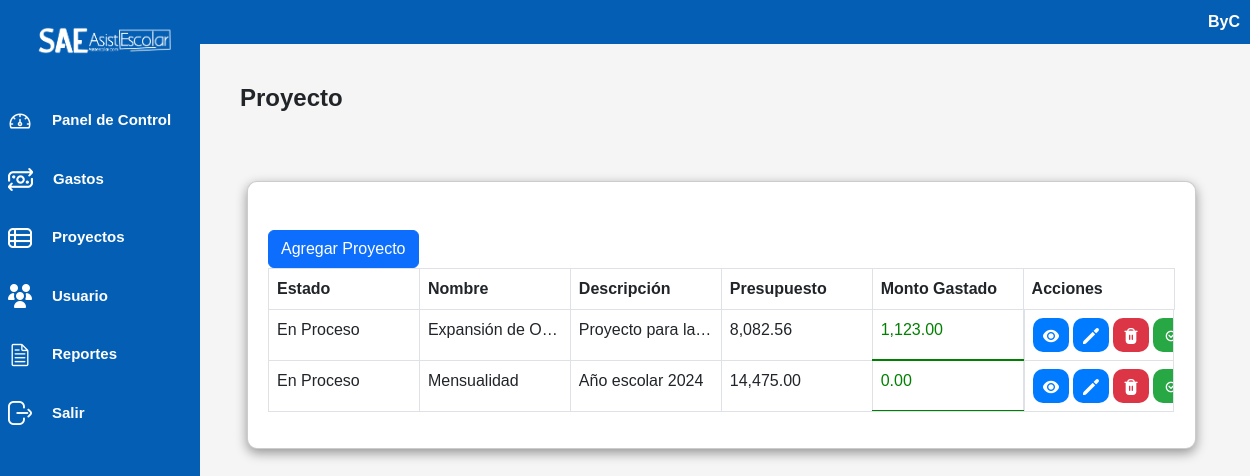
Screenshot of /controlador/proyecto_controlador.php (signed in) with the database file from the repository.
### tables this page shows
CREATE TABLE `proyecto` (
  `ID_Proyecto` int(11) NOT NULL,
  `Nombre` varchar(50) NOT NULL,
  `Descripcion` varchar(100) NOT NULL,
  `Estado` tinyint(1) NOT NULL DEFAULT 1
);

### controlador/proyecto_controlador.php (called while the page is built, shortened)
<?php
require_once("../modelo/proyecto_modelo.php");
$objProyecto = new Proyecto();
$data = $objProyecto->buscarTodos();
$dataAux = $objProyecto->buscarPresupuesto();
$dataPresupuesto = array(); foreach($dataAux as $c ){ $dataPresupuesto[ $c['id_proyecto'] ][] = $c['monto_presupuesto']; }
$dataAux = $objProyecto->obtenerListaGastos();
$dataGasto = array(); foreach($dataAux as $c ){ $dataGasto[ $c['ID_Proyecto'] ][] = $c['Monto_Gasto']; }
require_once("vista_controlador.php");
$idRol = isset($_SESSION['ID_Rol']) ? $_SESSION['ID_Rol'] : 0;
require_once("../vista/proyecto_vista.php");

### modelo/conexionPDO.php (called while the page is built, shortened)
<?php
    class Conexion {
        private $conexion;
        function __construct(){
            $servidor="localhost";
            $usuarioBD="root";
            $claveBD="";
            $bd="fiscor";
            try {
                $this->conexion=new PDO("mysql:host=$servidor;dbname=$bd",$usuarioBD,$claveBD);
                $this->conexion->setAttribute(PDO::ATTR_ERRMODE,PDO::ERRMODE_EXCEPTION);
            }
            catch(PDOException $fallo){
                die ("La conexion ha fallado.".$fallo->getMessage());
            }
        }
        public function conectar(){
            return $this->conexion;
        }
    }
?>

### modelo/proyecto_modelo.php (called while the page is built, shortened)
<?php
require_once("../modelo/conexionPDO.php");
class Proyecto {
    private $conexion;
    public function __construct() {
        $this->conexion = new Conexion();
        $this->conexion = $this->conexion->conectar();
    }
    public function buscarTodos() {
        try {
            $sql = "SELECT *
                    FROM proyecto";
            $stmt = $this->conexion->prepare($sql);
            $stmt->execute();
            return $stmt->fetchAll(PDO::FETCH_ASSOC);
        } catch (PDOException $e) {
            error_log("Error al buscar todos los Proyectos: " . $e->getMessage(), 0);
            return array();
        }
    }
    public function buscarPresupuesto() {
        try {
            $sql = "SELECT item.id_item, item.ID_Categoria, presupuesto.id_proyecto, presupuesto.monto_presupuesto
                    FROM item, presupuesto
                    WHERE item.id_item = presupuesto.id_item";
            $stmt = $this->conexion->prepare($sql);
            $stmt->execute();
            return $stmt->fetchAll(PDO::FETCH_ASSOC);
        } catch (PDOException $e) {
            error_log("Error al buscar todos los Proyectos: " . $e->getMessage(), 0);
            return array();
        }
    }
    public function obtenerListaGastos() {
        try {
            $sql = "SELECT * FROM gasto";
            $stmt = $this->conexion->prepare($sql);
            $stmt->execute();
            return $stmt->fetchAll(PDO::FETCH_ASSOC);
        } catch (PDOException $e) {
            error_log("Error al buscar todos los gastos: " . $e->getMessage(), 0);
            return array();
        }
    }
}

### vista/proyecto_vista.php (the view, shortened to what this page needs)
<!DOCTYPE html>
<html lang="en">
<head>
    <link rel="stylesheet" href="../vista/css/bootstrap.min.css">
    <link rel="stylesheet" href="../vista/css/dataTables.bootstrap5.css">
    <link rel="stylesheet" type="text/css" href="../vista/css/estilosinicio.css">
</head>
<body>
    <div class="contenedor">
        <div class="barra-lateral" id="barra-lateral">
        </div>
        <div class="contenido">
            <h1>Proyecto</h1>
        </div>
    </div>
    <div class="container">
        <div class="contenedor-categoria px-6 pt-5">
            <div id="tabla_div">
                <div class="row">
                    <div class="col-sm-3">
                        <a href="#" class="modal_abrir btn btn-primary" onClick="agregarProyecto();">Agregar Proyecto</a>
                    </div>
                    <div class="table-container">
                        <table id="tabla" class="table table-bordered table-responsive" style="width:100%">
                            <thead>
                                <tr>
                                    <th>Estado</th>
                                    <th>Nombre</th>
                                    <th>Descripción</th>
                                    <th>Presupuesto</th>
                                    <th>Monto Gastado</th>
                                    <th>Acciones</th>
                                </tr>
                            </thead>
                            <tbody>
                            <?php
                                if (isset($data) && is_array($data)) {
                                    foreach ($data as $row) {
                                    $row['monto_presupuesto'] = 0.00;
                                    if (isset($dataPresupuesto[$row['ID_Proyecto']])) {
                                        $row['monto_presupuesto'] = array_sum($dataPresupuesto[$row['ID_Proyecto']]);
                                    }
                                    $row['monto_gastado'] = 0.00;
                                    if (isset($dataGasto[$row['ID_Proyecto']])) {
                                        $row['monto_gastado'] = array_sum($dataGasto[$row['ID_Proyecto']]);
                                    }
                                    $borderStyle = $row['monto_gastado'] > $row['monto_presupuesto']
                                        ? 'border-bottom: 2px solid red; color: red;'
                                        : 'border-bottom: 2px solid green; color: green;';
                                    $descripcionStyle = 'max-width: 10px; overflow: hidden; text-overflow: ellipsis; white-space: nowrap;';
                                    echo "<tr>";
                                    $estado = ($row['Estado'] == 0) ? 'Inactivo' : (($row['Estado'] == 1) ? 'En Proceso' : 'Finalizado');
                                    echo "<td>" . $estado . "</td>";
                                    echo "<td>" . $row['Nombre'] . "</td>";
                                    echo "<td style='$descripcionStyle'>" . $row['Descripcion'] . "</td>";
                                    echo "<td>" . number_format($row['monto_presupuesto'], 2) . "</td>";
                                    echo "<td style='$borderStyle'>" . number_format($row['monto_gastado'], 2) . "</td>";
                                    echo "<td class='d-flex justify-content-between' style='width: 100%'>";
                                    if ($row['Estado'] == 2) {
                                        echo "<a href='../controlador/categoria_controlador.php?idProyecto=" . $row['ID_Proyecto'] . "' class='btn-azul me-1'><img src='../vista/img/ojo.png' alt='ojo'></a>";
                                        if ($idRol == 1) {
                                            echo "<a href='?finalizare=" . $row['ID_Proyecto'] . "' class='btn-verde me-1'><img src='../vista/img/finalizar.png' alt='finalizar'></a>";
                                        }
                                    } else {
                                        if ($idRol == 1) {
                                            echo "<a href='../controlador/categoria_controlador.php?idProyecto=" . $row['ID_Proyecto'] . "' class='btn-azul me-1'><img src='../vista/img/ojo.png' alt='ojo'></a>";
                                            echo "<a onClick='buscarProyecto(this)' class='btn-azul me-1' data-id='" . $row['ID_Proyecto'] . "' data-estado='" . $row['Estado'] . "' data-nombre='" . $row['Nombre'] . "' data-descripcion='" . $row['Descripcion'] . "'><img src='../vista/img/editar.png' alt='editar'></a>";
                                            echo "<a href='?eliminarId=" . $row['ID_Proyecto'] . "' class='btn-rojo me-1'><img src='../vista/img/eliminar.png' alt='eliminar'></a>";
                                            echo "<a href='?finalizare=" . $row['ID_Proyecto'] . "' class='btn-verde me-1'><img src='../vista/img/finalizar.png' alt='finalizar'></a>";
                                        }
                                    }
                                    echo "</td>";
                                    echo "</tr>";
                                    }
                                } else {
                                    echo "<tr><td colspan='6'>No hay datos disponibles.</td></tr>";
                                }
                            ?>
                            </tbody>
                        </table>
                    </div>
                </div>
            </div>
        </div>
    </div>
</body>
</html>

### vista/css/estilosinicio.css (style rules this page uses)
body { margin: 0; font-family: 'Poppins', sans-serif !important; background-color: #f5f5f5; }
table { table-layout: fixed; width: 100%; }
td { overflow: hidden; text-overflow: ellipsis; white-space: nowrap; }
.contenedor { display: flex; flex-direction: row; flex-wrap: wrap; margin-left: 200px; }
.contenido { padding: 40px; width: 90%; }
.px-6 { margin: 0 auto; max-width: 2000px; max-height: 1000px; }
.contenedor-categoria, .contenedor-usuario { background-color: white; border: 1px solid rgba(0.1, 0.1, 0.1, 0.2); padding: 20px; box-shadow: 0 4px 12px rgba(0, 0, 0, 0.4); border-radius: 10px; width: 85%; max-width: 1200px; margin: 20px auto; margin-left: 135px; }
.container { margin-left: 100px; }
.barra-lateral { width: 200px; height: 100%; background-color: #045fb4; position: fixed; top: 0; left: 0; overflow-x: hidden; padding-top: 20px; transition: width 0.3s; z-index: 1000; }
h1 { font-size: 24px; font-weight: bold; }
.btn-azul { background-color: #007bff; color: white; border: none; padding: 5px 10px; cursor: pointer; border-radius: 10px; }
.btn-rojo { background-color: #dc3545; color: white; border: none; padding: 5px 10px; cursor: pointer; border-radius: 10px; }
.btn-verde { background-color: #28a745; color: white; border: none; padding: 5px 10px; cursor: pointer; border-radius: 10px; }
.table-container { overflow-x: auto !important; }

### rows the page displays
proyecto: Estado "En Proceso", Nombre "Expansión de Of…", Descripcion "Proyecto para la…", monto_presupuesto "8,082.56", monto_gastado "1,123.00"
proyecto: Estado "En Proceso", Nombre "Mensualidad", Descripcion "Año escolar 2024", monto_presupuesto "14,475.00", monto_gastado "0.00"

### other values shown
$nombreUsuario "ByC"
